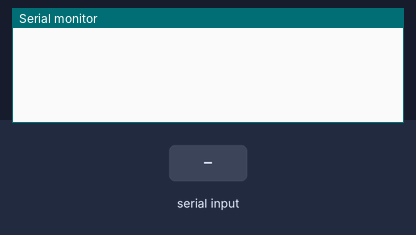
This sketch was run on a simulated Arduino Uno, built with avr-gcc and run on an emulated ATmega328P. Parts: the last lines printed to the serial monitor. The test bench sets the inputs (shaded band).

Above: at 1.2 s.
1.3 s: "90,45\n" received over Serial
At 1.7 s:
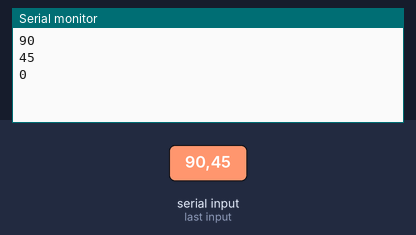
2.8 s: "30,150\n" received over Serial
At 4.1 s:
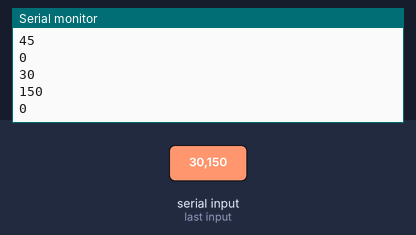
Timing chart, 0 to 5.8 s (numbered marks = the images above; inputs shaded):
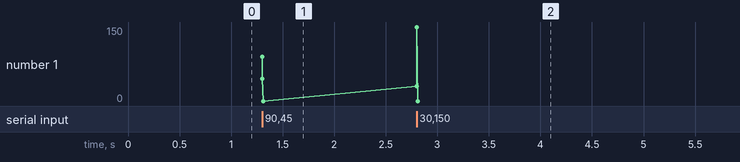

Measured:
- after the input at 1.3 s, the serial monitor: prints a new line at once (image 1)
- after the input at 2.8 s, the serial monitor: prints a new line at once (image 2)

The sketch:

Serial_input_code.ino
```cpp
void setup() {
  Serial.begin(115200);
  Serial.setTimeout(10);
  // becomes faster
}

void loop() {
  if (Serial.available() > 0) {
    int var = Serial.parseInt();
    Serial.println(var);
  }
}

//  u can use long var, double var = parseFloat
// use String var for words
```
